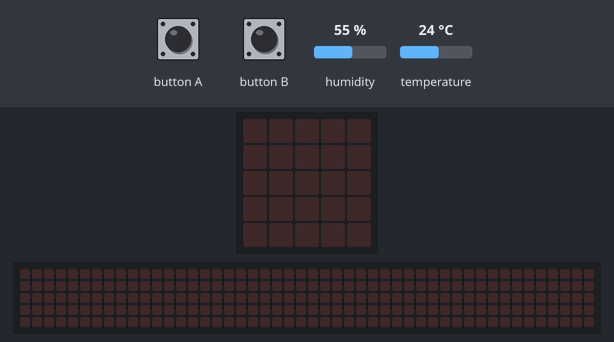
This program was run on a simulated BBC micro:bit (MakeCode). On the bench: the board's 5×5 LED display, a strip that is not on the board, showing the scrolling text unrolled. The inputs (shaded band) are chosen by the test bench; at power-on: humidity 55 %, temperature 24 °C. The 48×5 strip is a reading aid, not a part: it shows the text the display is scrolling, unrolled, one strip-width of it at a time.

Above: at 3.2 s.
3.3 s: button A pressed for 0.15 s
At 6.01 s:
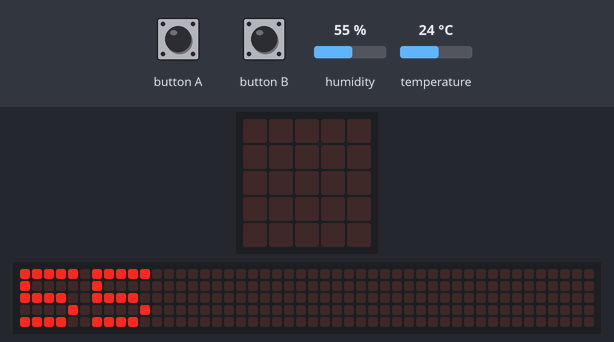
6.3 s: button B pressed for 0.15 s
At 9.01 s:
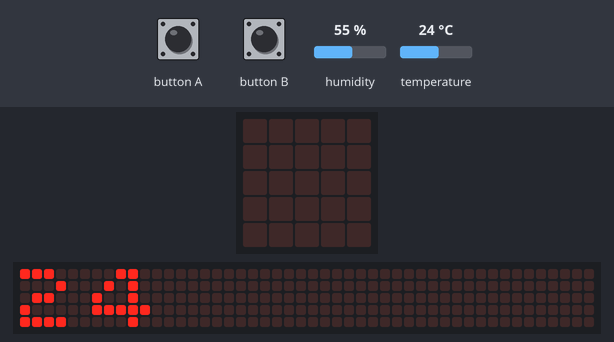
Timing chart, 0 to 10.5 s (numbered marks = the images above; inputs shaded):
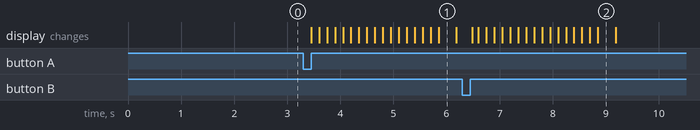

Measured:
- after the input at 3.3 s, the display: changes after 0.15 s (image 1)
- after the input at 6.3 s, the display: changes after 0.18 s (image 2)

The program:

main.ts
```typescript
input.onButtonPressed(Button.A, function () {
    basic.showString("" + (dht11_dht22.readData(dataType.humidity)))
})
input.onButtonPressed(Button.B, function () {
    basic.showString("" + (dht11_dht22.readData(dataType.temperature)))
})
dht11_dht22.selectTempType(tempType.celsius)
dht11_dht22.queryData(
DHTtype.DHT11,
DigitalPin.P0,
true,
false,
true
)
basic.forever(function () {

})
```

test.ts
```typescript
// aquí va el archivo "tests"; esto no se compilará cuando este paquete se utilice como una extensión.
```
